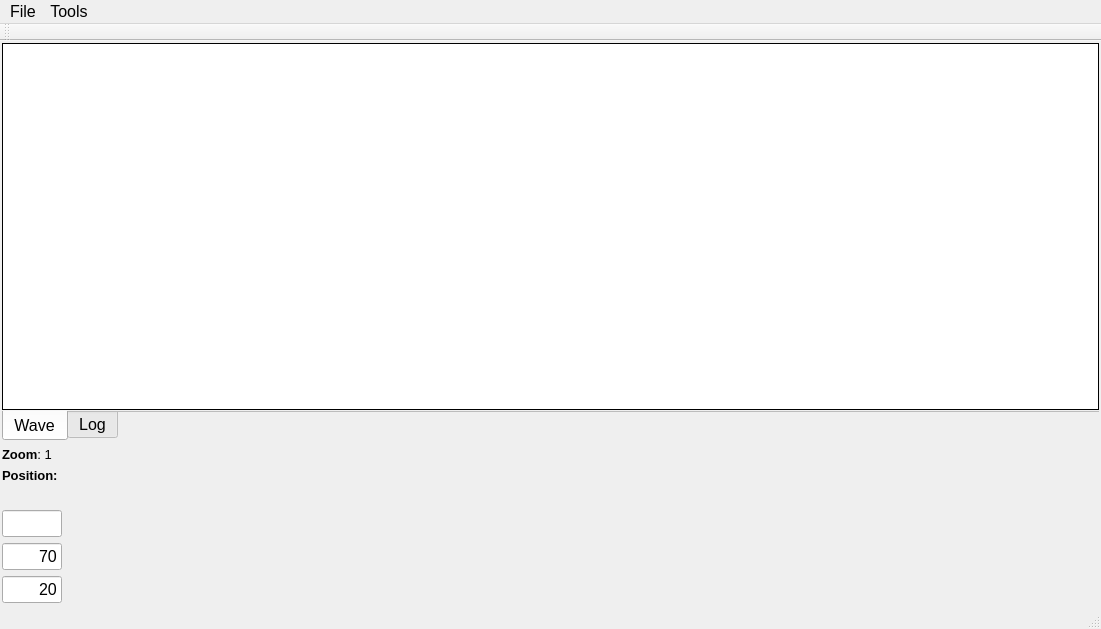
<?xml version="1.0" encoding="UTF-8"?>
<ui version="4.0">
 <class>MainWindow</class>
 <widget class="QMainWindow" name="MainWindow">
  <property name="geometry">
   <rect>
    <x>0</x>
    <y>0</y>
    <width>1101</width>
    <height>629</height>
   </rect>
  </property>
  <property name="minimumSize">
   <size>
    <width>973</width>
    <height>585</height>
   </size>
  </property>
  <property name="font">
   <font>
    <family>Tahoma</family>
    <pointsize>12</pointsize>
   </font>
  </property>
  <property name="windowTitle">
   <string>Wave parser</string>
  </property>
  <property name="windowIcon">
   <iconset>
    <normaloff>icons/application wave.png</normaloff>icons/application wave.png</iconset>
  </property>
  <property name="accessibleName">
   <string/>
  </property>
  <property name="documentMode">
   <bool>false</bool>
  </property>
  <property name="tabShape">
   <enum>QTabWidget::Rounded</enum>
  </property>
  <widget class="QWidget" name="centralWidget">
   <layout class="QVBoxLayout" name="verticalLayout">
    <property name="leftMargin">
     <number>2</number>
    </property>
    <property name="topMargin">
     <number>2</number>
    </property>
    <property name="rightMargin">
     <number>2</number>
    </property>
    <property name="bottomMargin">
     <number>2</number>
    </property>
    <item>
     <widget class="QTabWidget" name="tabWidget">
      <property name="minimumSize">
       <size>
        <width>931</width>
        <height>0</height>
       </size>
      </property>
      <property name="autoFillBackground">
       <bool>true</bool>
      </property>
      <property name="tabPosition">
       <enum>QTabWidget::South</enum>
      </property>
      <property name="tabShape">
       <enum>QTabWidget::Rounded</enum>
      </property>
      <property name="currentIndex">
       <number>0</number>
      </property>
      <property name="usesScrollButtons">
       <bool>true</bool>
      </property>
      <property name="documentMode">
       <bool>true</bool>
      </property>
      <property name="tabsClosable">
       <bool>false</bool>
      </property>
      <property name="movable">
       <bool>false</bool>
      </property>
      <property name="tabBarAutoHide">
       <bool>false</bool>
      </property>
      <widget class="QWidget" name="tab">
       <attribute name="title">
        <string>Wave</string>
       </attribute>
       <layout class="QGridLayout" name="gridLayout">
        <property name="leftMargin">
         <number>0</number>
        </property>
        <property name="topMargin">
         <number>0</number>
        </property>
        <property name="rightMargin">
         <number>0</number>
        </property>
        <property name="bottomMargin">
         <number>0</number>
        </property>
        <item row="0" column="0">
         <widget class="QMyWaveView" name="graphicsView">
          <property name="sizePolicy">
           <sizepolicy hsizetype="Ignored" vsizetype="Expanding">
            <horstretch>0</horstretch>
            <verstretch>0</verstretch>
           </sizepolicy>
          </property>
          <property name="cursor" stdset="0">
           <cursorShape>IBeamCursor</cursorShape>
          </property>
          <property name="frameShape">
           <enum>QFrame::Box</enum>
          </property>
          <property name="frameShadow">
           <enum>QFrame::Plain</enum>
          </property>
          <property name="lineWidth">
           <number>1</number>
          </property>
          <property name="verticalScrollBarPolicy">
           <enum>Qt::ScrollBarAsNeeded</enum>
          </property>
          <property name="sizeAdjustPolicy">
           <enum>QAbstractScrollArea::AdjustToContents</enum>
          </property>
          <property name="backgroundBrush">
           <brush brushstyle="NoBrush">
            <color alpha="0">
             <red>0</red>
             <green>0</green>
             <blue>0</blue>
            </color>
           </brush>
          </property>
          <property name="interactive">
           <bool>true</bool>
          </property>
          <property name="renderHints">
           <set>QPainter::Antialiasing|QPainter::TextAntialiasing</set>
          </property>
          <property name="cacheMode">
           <set>QGraphicsView::CacheNone</set>
          </property>
          <property name="transformationAnchor">
           <enum>QGraphicsView::NoAnchor</enum>
          </property>
          <property name="resizeAnchor">
           <enum>QGraphicsView::NoAnchor</enum>
          </property>
          <property name="viewportUpdateMode">
           <enum>QGraphicsView::SmartViewportUpdate</enum>
          </property>
          <property name="rubberBandSelectionMode">
           <enum>Qt::ContainsItemShape</enum>
          </property>
          <property name="optimizationFlags">
           <set>QGraphicsView::DontClipPainter</set>
          </property>
         </widget>
        </item>
       </layout>
      </widget>
      <widget class="QWidget" name="tab_2">
       <attribute name="title">
        <string>Log</string>
       </attribute>
       <layout class="QGridLayout" name="gridLayout_2">
        <property name="sizeConstraint">
         <enum>QLayout::SetMaximumSize</enum>
        </property>
        <property name="leftMargin">
         <number>0</number>
        </property>
        <property name="topMargin">
         <number>0</number>
        </property>
        <property name="rightMargin">
         <number>0</number>
        </property>
        <property name="bottomMargin">
         <number>0</number>
        </property>
        <item row="0" column="0">
         <widget class="QTextBrowser" name="Log"/>
        </item>
       </layout>
      </widget>
     </widget>
    </item>
    <item>
     <widget class="QLabel" name="lZoom">
      <property name="font">
       <font>
        <pointsize>10</pointsize>
        <weight>50</weight>
        <bold>false</bold>
       </font>
      </property>
      <property name="text">
       <string>&lt;b&gt;Zoom&lt;/b&gt;: 1</string>
      </property>
      <property name="textFormat">
       <enum>Qt::RichText</enum>
      </property>
      <property name="scaledContents">
       <bool>true</bool>
      </property>
      <property name="margin">
       <number>0</number>
      </property>
     </widget>
    </item>
    <item>
     <widget class="QLabel" name="lPosition">
      <property name="enabled">
       <bool>true</bool>
      </property>
      <property name="font">
       <font>
        <pointsize>10</pointsize>
        <weight>50</weight>
        <bold>false</bold>
       </font>
      </property>
      <property name="text">
       <string>&lt;b&gt;Position:&lt;/b&gt;</string>
      </property>
      <property name="textFormat">
       <enum>Qt::RichText</enum>
      </property>
      <property name="scaledContents">
       <bool>true</bool>
      </property>
     </widget>
    </item>
    <item>
     <widget class="QLabel" name="lSelection">
      <property name="font">
       <font>
        <pointsize>10</pointsize>
       </font>
      </property>
      <property name="text">
       <string/>
      </property>
      <property name="textFormat">
       <enum>Qt::RichText</enum>
      </property>
     </widget>
    </item>
    <item>
     <widget class="QLineEdit" name="eChar">
      <property name="maximumSize">
       <size>
        <width>60</width>
        <height>50</height>
       </size>
      </property>
      <property name="toolTip">
       <string>Sound</string>
      </property>
      <property name="layoutDirection">
       <enum>Qt::LeftToRight</enum>
      </property>
     </widget>
    </item>
    <item>
     <widget class="QLineEdit" name="eInterval">
      <property name="maximumSize">
       <size>
        <width>60</width>
        <height>50</height>
       </size>
      </property>
      <property name="toolTip">
       <string extracomment="msec">Interval, msec</string>
      </property>
      <property name="statusTip">
       <string extracomment="msec"/>
      </property>
      <property name="whatsThis">
       <string/>
      </property>
      <property name="layoutDirection">
       <enum>Qt::LeftToRight</enum>
      </property>
      <property name="text">
       <string>70</string>
      </property>
      <property name="alignment">
       <set>Qt::AlignRight|Qt::AlignTrailing|Qt::AlignVCenter</set>
      </property>
     </widget>
    </item>
    <item>
     <widget class="QLineEdit" name="eIntervalOverlap">
      <property name="maximumSize">
       <size>
        <width>60</width>
        <height>50</height>
       </size>
      </property>
      <property name="toolTip">
       <string>Overlap, msec</string>
      </property>
      <property name="text">
       <string>20</string>
      </property>
      <property name="alignment">
       <set>Qt::AlignRight|Qt::AlignTrailing|Qt::AlignVCenter</set>
      </property>
     </widget>
    </item>
   </layout>
  </widget>
  <widget class="QMenuBar" name="menuBar">
   <property name="geometry">
    <rect>
     <x>0</x>
     <y>0</y>
     <width>1101</width>
     <height>27</height>
    </rect>
   </property>
   <property name="defaultUp">
    <bool>false</bool>
   </property>
   <property name="nativeMenuBar">
    <bool>true</bool>
   </property>
   <widget class="QMenu" name="menuFile">
    <property name="title">
     <string>File</string>
    </property>
    <addaction name="actionOpen"/>
    <addaction name="separator"/>
    <addaction name="actionLoad_alphabet"/>
    <addaction name="actionSave_alphabet"/>
    <addaction name="separator"/>
    <addaction name="actionExit"/>
   </widget>
   <widget class="QMenu" name="menuTools">
    <property name="title">
     <string>Tools</string>
    </property>
    <addaction name="actionTeach_network"/>
    <addaction name="actionLoad_network"/>
   </widget>
   <addaction name="menuFile"/>
   <addaction name="menuTools"/>
  </widget>
  <widget class="QStatusBar" name="statusBar"/>
  <widget class="QToolBar" name="toolBar">
   <property name="windowTitle">
    <string>toolBar</string>
   </property>
   <attribute name="toolBarArea">
    <enum>TopToolBarArea</enum>
   </attribute>
   <attribute name="toolBarBreak">
    <bool>false</bool>
   </attribute>
  </widget>
  <action name="actionOpen">
   <property name="text">
    <string>Open wave</string>
   </property>
  </action>
  <action name="actionExit">
   <property name="text">
    <string>Exit</string>
   </property>
  </action>
  <action name="actionSave_alphabet">
   <property name="text">
    <string>Save alphabet</string>
   </property>
  </action>
  <action name="actionLoad_alphabet">
   <property name="text">
    <string>Load alphabet</string>
   </property>
  </action>
  <action name="actionTeach_network">
   <property name="text">
    <string>Teach network</string>
   </property>
  </action>
  <action name="actionLoad_network">
   <property name="text">
    <string>Recognize</string>
   </property>
  </action>
 </widget>
 <layoutdefault spacing="6" margin="11"/>
 <customwidgets>
  <customwidget>
   <class>QMyWaveView</class>
   <extends>QGraphicsView</extends>
   <header>qmywaveview.h</header>
  </customwidget>
 </customwidgets>
 <resources/>
 <connections/>
</ui>
